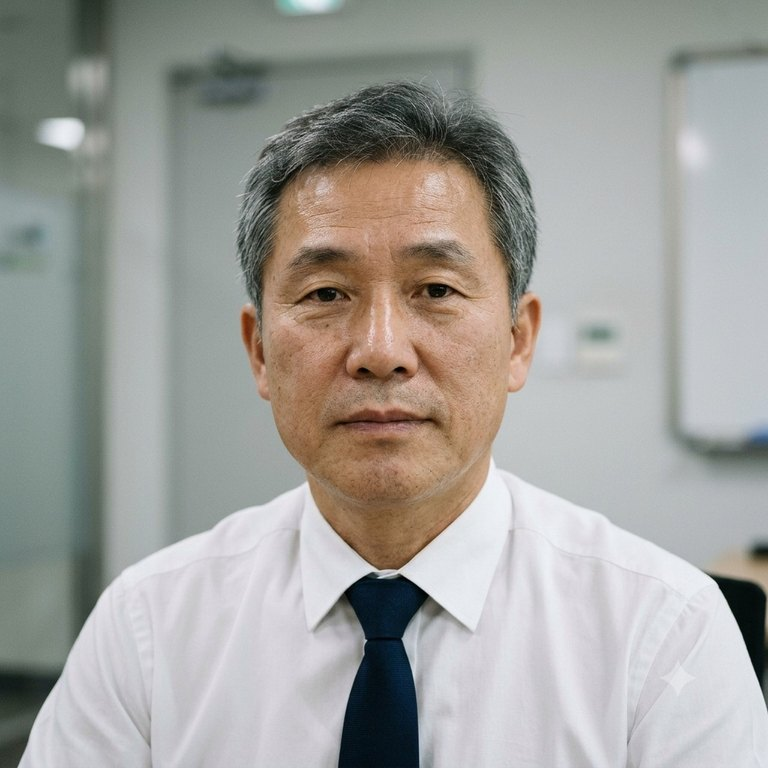
#> input picture lietome/img/bujang-base.jpg, 768 x 768 px, given in place of bujang-base.jpg-ans.jpg, which was not available
$ python tells.py ../img/bujang-base.jpg
#> lines starting #> are read from the running program, lines starting #| are printed output that depends on the picture
# 거짓말한 사람의 '평소'와 '답할 때' 사진 차이가 가장 큰 곳을 찾아 단서 위치(정규화 좌표)로 쓴다.
# 사용: python3 tools/tells.py c1-b c2-b ...  → tools/tells.json 과 확인용 tools/tells-check.jpg
import json, sys
from pathlib import Path
from PIL import Image, ImageChops, ImageDraw, ImageFilter, ImageStat
root = Path(__file__).resolve().parent.parent
out, tiles = {}, []
for name in sys.argv[1:]:
    a = Image.open(root / 'img' / f'{name}-ans.jpg').convert('L')
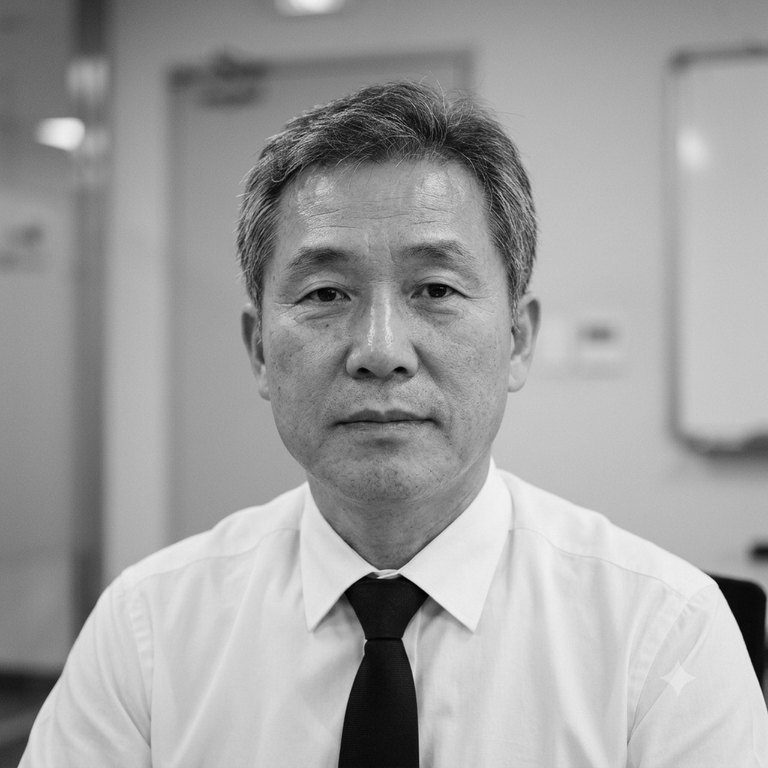
#> a: PIL image 768x768 L; min 0, max 246, mean 160.2
    b = Image.open(root / 'img' / f'{name}-base.jpg').convert('L')
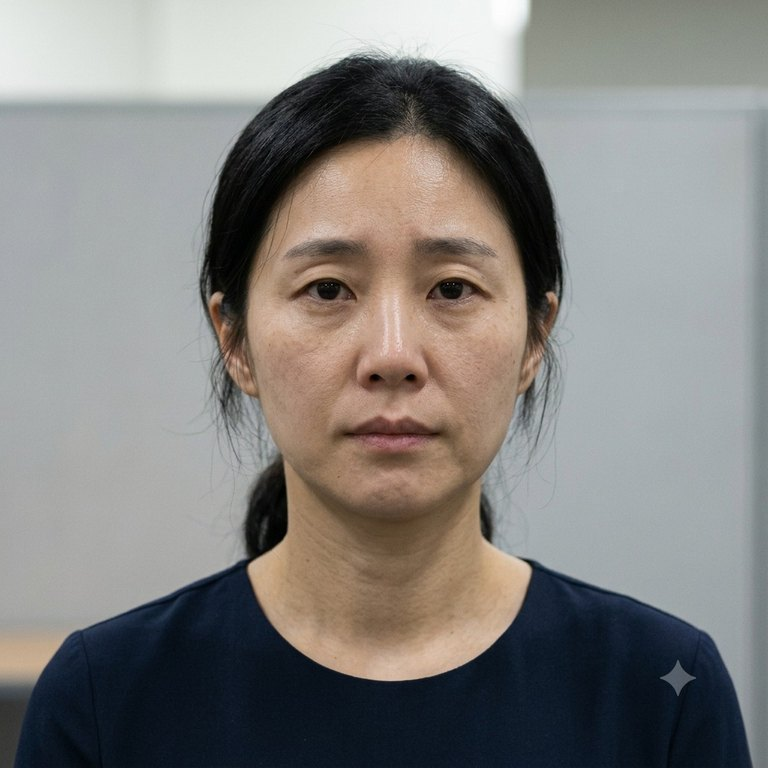
#> input picture lietome/img/daeri-base.jpg, 768 x 768 px, given in place of bujang-base.jpg-base.jpg, which was not available
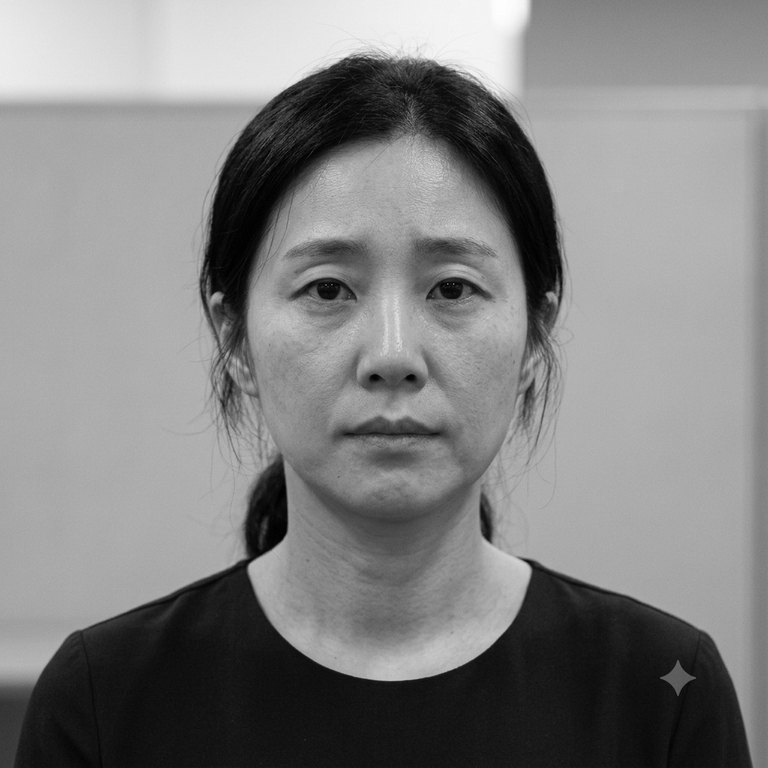
#> b: PIL image 768x768 L; min 0, max 254, mean 129.7
    # 밝기 차이를 맞춘 뒤 차이를 흐려서 덩어리로 본다
    shift = ImageStat.Stat(a).mean[0] - ImageStat.Stat(b).mean[0]
#> shift = 30.5
    b = b.point(lambda v: max(0, min(255, v + shift)))
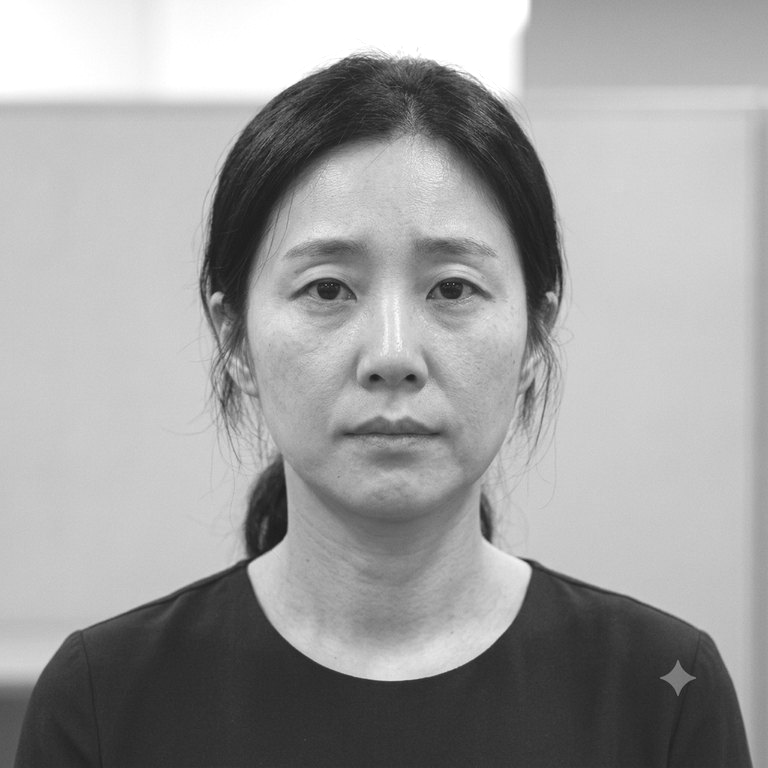
#> b: PIL image 768x768 L; min 30, max 255, mean 159.3
    d = ImageChops.difference(a, b).filter(ImageFilter.GaussianBlur(14))
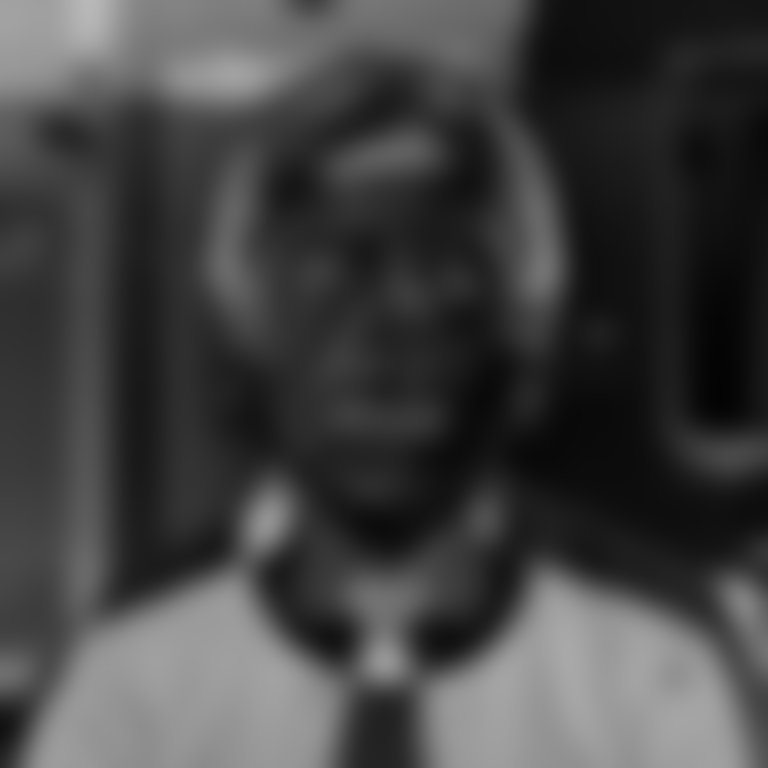
#> d: PIL image 768x768 L; min 3, max 184, mean 66.6
    W, H = d.size
#> W = 768; H = 768
    px = d.load()
    best, bx, by = -1, 0, 0
    for y in range(int(H * 0.18), int(H * 0.92), 4):
        for x in range(int(W * 0.18), int(W * 0.82), 4):
            if px[x, y] > best:
                best, bx, by = px[x, y], x, y
#> after the loop, best = 168; bx = 566; by = 642
    out[name] = {'x': round(bx / W, 3), 'y': round(by / H, 3), 'peak': best}
    t = Image.open(root / 'img' / f'{name}-ans.jpg').convert('RGB').resize((384, 384))
    dr = ImageDraw.Draw(t)
    cx, cy = bx / W * 384, by / H * 384
#> cx = 283; cy = 321
    dr.ellipse([cx - 24, cy - 24, cx + 24, cy + 24], outline=(255, 60, 40), width=3)
    dr.text((6, 6), f'{name} {out[name]}', fill=(255, 255, 0))
    tiles.append(t)
(root / 'tools' / 'tells.json').write_text(json.dumps(out, indent=1))
sheet = Image.new('RGB', (384 * len(tiles), 384))
#> sheet: PIL image 384x384 RGB; every value is 0
for i, t in enumerate(tiles):
    sheet.paste(t, (i * 384, 0))
#> this loop made 1 pass
sheet.save(root / 'tools' / 'tells-check.jpg', quality=85)
print(json.dumps(out))
#| {"../img/bujang-base.jpg": {"x": 0.737, "y": 0.836, "peak": 168}}
